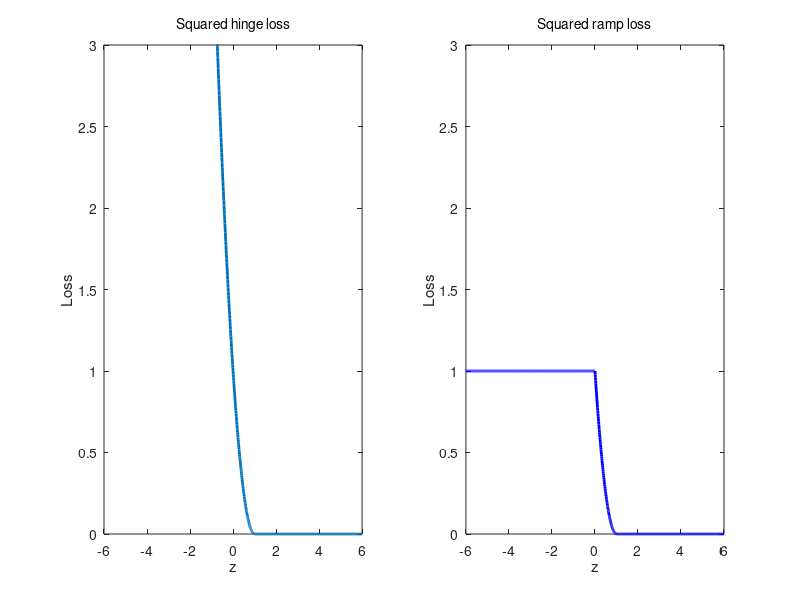

MATLAB code to generate this figure:
z=-6:0.01:6;
subplot(1,2,1)
H = @(z)max(0,1-z).^2 ;       %Hinge loss function
plot(z,H(z),'-','linewidth',2);
xlabel('z');
ylabel('Loss');
title('Squared hinge loss','fontweight','normal','fontsize',10);
axis([-6,6 0 3])

subplot(1,2,2)
s=0;
R = @(z)(1.*(z<s)+(max(0,1-z).^2 ).*(z>=s&z<1)+0.*(z>=1));        % ramp loss
plot(z,R(z),'b-','linewidth',2);
xlabel('z');
ylabel('Loss');
title('Squared ramp loss','fontweight','normal','fontsize',10);
axis([-6,6 0 3])

